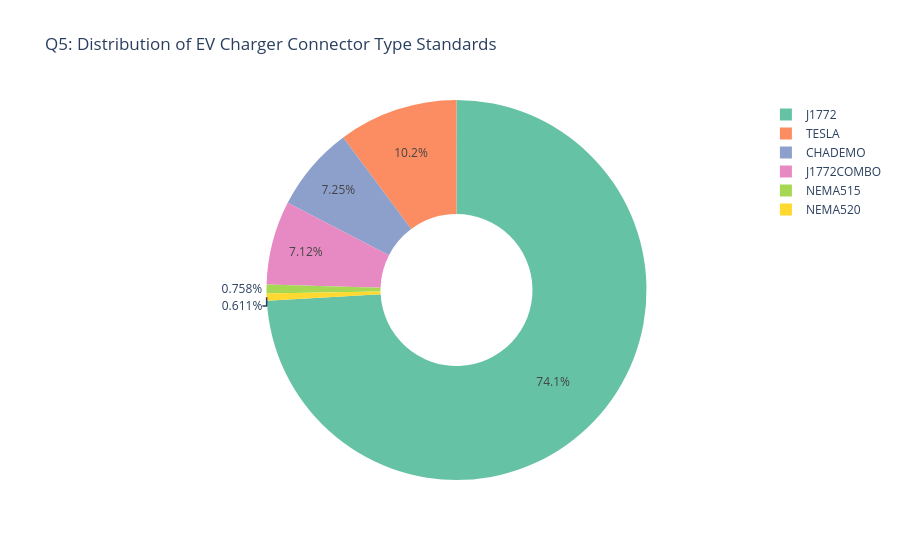

Notebook cell for this chart:
### Code cell
# Question 5: What is the market share distribution of EV connector standards?
connector_counts = df['EV Connector Types'].str.split().explode().value_counts().head(6).reset_index()
connector_counts.columns = ['Connector Type', 'Count']

fig5 = px.pie(
    connector_counts,
    values='Count',
    names='Connector Type',
    title="Q5: Distribution of EV Charger Connector Type Standards",
    hole=0.4,
    color_discrete_sequence=px.colors.qualitative.Set2,
    template='plotly_white'
)
fig5.show()

### Figure 1 — Plotly figure (JSON) as saved in the notebook; plotly's stock layout.template omitted (floating-point values rounded to 4 significant figures)
{"data": [{"domain": {"x": [0, 1], "y": [0, 1]}, "hole": 0.4, "hovertemplate": "Connector Type=%{label}<br>Count=%{value}<extra></extra>", "labels": ["J1772", "TESLA", "CHADEMO", "J1772COMBO", "NEMA515", "NEMA520"], "legendgroup": "", "name": "", "showlegend": true, "type": "pie", "values": [42697, 5860, 4175, 4103, 437, 352]}], "layout": {"legend": {"tracegroupgap": 0}, "piecolorway": ["rgb(102,194,165)", "rgb(252,141,98)", "rgb(141,160,203)", "rgb(231,138,195)", "rgb(166,216,84)", "rgb(255,217,47)", "rgb(229,196,148)", "rgb(179,179,179)"], "title": {"text": "Q5: Distribution of EV Charger Connector Type Standards"}}}
